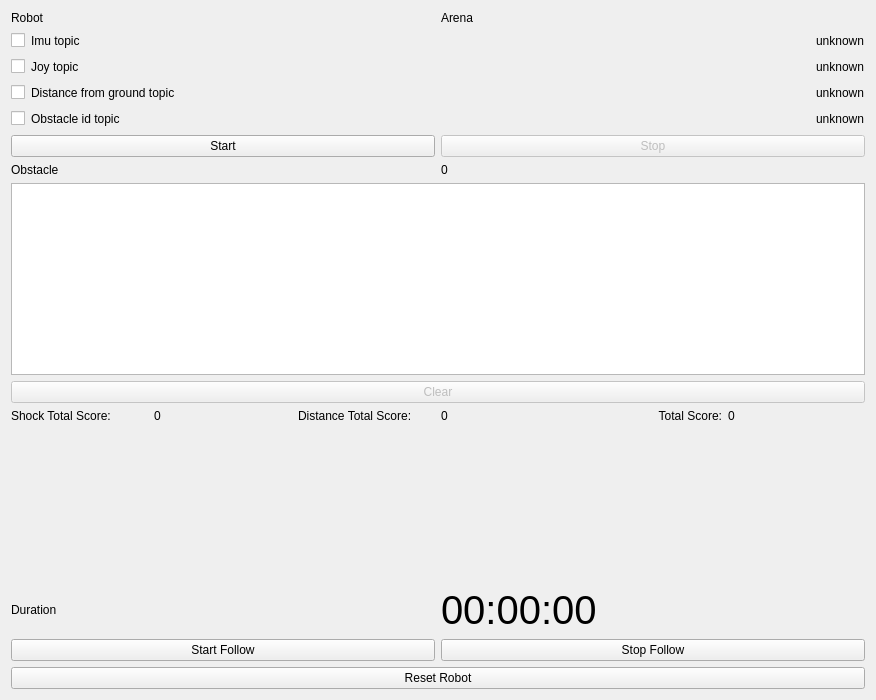
<?xml version="1.0" encoding="UTF-8"?>
<ui version="4.0">
 <class>RqtScore</class>
 <widget class="QWidget" name="RqtScore">
  <property name="enabled">
   <bool>true</bool>
  </property>
  <property name="geometry">
   <rect>
    <x>0</x>
    <y>0</y>
    <width>876</width>
    <height>700</height>
   </rect>
  </property>
  <property name="windowTitle">
   <string>Robot rodeo score</string>
  </property>
  <layout class="QVBoxLayout" name="verticalLayout" stretch="0,0,0,0,0,0,0,0,0,0">
   <item>
    <layout class="QHBoxLayout" name="horizontalLayout_3">
     <item>
      <layout class="QVBoxLayout" name="verticalLayout_2">
       <item>
        <layout class="QHBoxLayout" name="horizontalLayout_12">
         <item>
          <widget class="QLabel" name="robot_name_label">
           <property name="text">
            <string>Robot</string>
           </property>
          </widget>
         </item>
         <item>
          <widget class="QLabel" name="robot_name">
           <property name="text">
            <string/>
           </property>
          </widget>
         </item>
         <item>
          <widget class="QLabel" name="label_10">
           <property name="text">
            <string>Arena</string>
           </property>
          </widget>
         </item>
         <item>
          <widget class="QLabel" name="arena_name">
           <property name="text">
            <string/>
           </property>
          </widget>
         </item>
        </layout>
       </item>
       <item>
        <layout class="QHBoxLayout" name="horizontalLayout_2">
         <item>
          <widget class="QCheckBox" name="imu_topic_checkbox">
           <property name="enabled">
            <bool>true</bool>
           </property>
           <property name="styleSheet">
            <string notr="true"> color: black;</string>
           </property>
           <property name="text">
            <string/>
           </property>
           <property name="checkable">
            <bool>true</bool>
           </property>
           <property name="tristate">
            <bool>false</bool>
           </property>
          </widget>
         </item>
         <item>
          <widget class="QLabel" name="label">
           <property name="text">
            <string>Imu topic</string>
           </property>
          </widget>
         </item>
         <item>
          <spacer name="horizontalSpacer">
           <property name="orientation">
            <enum>Qt::Horizontal</enum>
           </property>
           <property name="sizeHint" stdset="0">
            <size>
             <width>40</width>
             <height>20</height>
            </size>
           </property>
          </spacer>
         </item>
         <item>
          <widget class="QLabel" name="imu_topic_name">
           <property name="text">
            <string>unknown</string>
           </property>
          </widget>
         </item>
        </layout>
       </item>
       <item>
        <layout class="QHBoxLayout" name="horizontalLayout_5">
         <item>
          <widget class="QCheckBox" name="joy_topic_checkbox">
           <property name="enabled">
            <bool>true</bool>
           </property>
           <property name="text">
            <string/>
           </property>
           <property name="checkable">
            <bool>true</bool>
           </property>
          </widget>
         </item>
         <item>
          <widget class="QLabel" name="label_5">
           <property name="text">
            <string>Joy topic</string>
           </property>
          </widget>
         </item>
         <item>
          <spacer name="horizontalSpacer_2">
           <property name="orientation">
            <enum>Qt::Horizontal</enum>
           </property>
           <property name="sizeHint" stdset="0">
            <size>
             <width>40</width>
             <height>20</height>
            </size>
           </property>
          </spacer>
         </item>
         <item>
          <widget class="QLabel" name="joy_topic_name">
           <property name="text">
            <string>unknown</string>
           </property>
          </widget>
         </item>
        </layout>
       </item>
       <item>
        <layout class="QHBoxLayout" name="horizontalLayout_6">
         <item>
          <widget class="QCheckBox" name="distance_from_ground_topic_checkbox">
           <property name="enabled">
            <bool>true</bool>
           </property>
           <property name="text">
            <string/>
           </property>
           <property name="checkable">
            <bool>true</bool>
           </property>
          </widget>
         </item>
         <item>
          <widget class="QLabel" name="label_6">
           <property name="text">
            <string>Distance from ground topic</string>
           </property>
          </widget>
         </item>
         <item>
          <spacer name="horizontalSpacer_3">
           <property name="orientation">
            <enum>Qt::Horizontal</enum>
           </property>
           <property name="sizeHint" stdset="0">
            <size>
             <width>40</width>
             <height>20</height>
            </size>
           </property>
          </spacer>
         </item>
         <item>
          <widget class="QLabel" name="distancew_from_ground_topic_name">
           <property name="text">
            <string>unknown</string>
           </property>
          </widget>
         </item>
        </layout>
       </item>
       <item>
        <layout class="QHBoxLayout" name="horizontalLayout_7">
         <item>
          <widget class="QCheckBox" name="obstacle_id_topic_checkbox">
           <property name="enabled">
            <bool>true</bool>
           </property>
           <property name="text">
            <string/>
           </property>
           <property name="checkable">
            <bool>true</bool>
           </property>
          </widget>
         </item>
         <item>
          <widget class="QLabel" name="label_7">
           <property name="text">
            <string>Obstacle id topic</string>
           </property>
          </widget>
         </item>
         <item>
          <spacer name="horizontalSpacer_4">
           <property name="orientation">
            <enum>Qt::Horizontal</enum>
           </property>
           <property name="sizeHint" stdset="0">
            <size>
             <width>40</width>
             <height>20</height>
            </size>
           </property>
          </spacer>
         </item>
         <item>
          <widget class="QLabel" name="obstacle_id_topic_name">
           <property name="text">
            <string>unknown</string>
           </property>
          </widget>
         </item>
        </layout>
       </item>
      </layout>
     </item>
    </layout>
   </item>
   <item>
    <layout class="QHBoxLayout" name="horizontalLayout" stretch="0,0">
     <item>
      <widget class="QPushButton" name="start_push_button">
       <property name="toolTip">
        <string>Start</string>
       </property>
       <property name="text">
        <string>Start</string>
       </property>
      </widget>
     </item>
     <item>
      <widget class="QPushButton" name="stop_push_button">
       <property name="enabled">
        <bool>false</bool>
       </property>
       <property name="text">
        <string>Stop</string>
       </property>
      </widget>
     </item>
    </layout>
   </item>
   <item>
    <layout class="QHBoxLayout" name="horizontalLayout_4">
     <item>
      <widget class="QLabel" name="label_3">
       <property name="text">
        <string>Obstacle</string>
       </property>
      </widget>
     </item>
     <item>
      <widget class="QLabel" name="label_4">
       <property name="text">
        <string>0</string>
       </property>
      </widget>
     </item>
    </layout>
   </item>
   <item>
    <widget class="QListView" name="obstacles_list">
     <property name="enabled">
      <bool>true</bool>
     </property>
     <property name="focusPolicy">
      <enum>Qt::NoFocus</enum>
     </property>
    </widget>
   </item>
   <item>
    <layout class="QHBoxLayout" name="horizontalLayout_10">
     <item>
      <widget class="QPushButton" name="clear_push_button">
       <property name="enabled">
        <bool>false</bool>
       </property>
       <property name="text">
        <string>Clear</string>
       </property>
      </widget>
     </item>
    </layout>
   </item>
   <item>
    <layout class="QHBoxLayout" name="horizontalLayout_11">
     <item>
      <widget class="QLabel" name="label_9">
       <property name="text">
        <string>Shock Total Score:</string>
       </property>
      </widget>
     </item>
     <item>
      <widget class="QLabel" name="shock_score">
       <property name="text">
        <string>0</string>
       </property>
      </widget>
     </item>
     <item>
      <widget class="QLabel" name="label_11">
       <property name="text">
        <string>Distance Total Score: </string>
       </property>
      </widget>
     </item>
     <item>
      <widget class="QLabel" name="distance_score">
       <property name="text">
        <string>0</string>
       </property>
      </widget>
     </item>
     <item>
      <widget class="QLabel" name="label_8">
       <property name="text">
        <string>Total Score:</string>
       </property>
       <property name="alignment">
        <set>Qt::AlignRight|Qt::AlignTrailing|Qt::AlignVCenter</set>
       </property>
      </widget>
     </item>
     <item>
      <widget class="QLabel" name="total_score">
       <property name="text">
        <string>0</string>
       </property>
       <property name="alignment">
        <set>Qt::AlignLeading|Qt::AlignLeft|Qt::AlignVCenter</set>
       </property>
      </widget>
     </item>
    </layout>
   </item>
   <item>
    <spacer name="verticalSpacer">
     <property name="orientation">
      <enum>Qt::Vertical</enum>
     </property>
     <property name="sizeHint" stdset="0">
      <size>
       <width>20</width>
       <height>40</height>
      </size>
     </property>
    </spacer>
   </item>
   <item>
    <layout class="QHBoxLayout" name="horizontalLayout_9">
     <item>
      <widget class="QLabel" name="label_2">
       <property name="text">
        <string>Duration</string>
       </property>
      </widget>
     </item>
     <item>
      <widget class="QLabel" name="experiment_duration_lable">
       <property name="font">
        <font>
         <pointsize>30</pointsize>
        </font>
       </property>
       <property name="text">
        <string>00:00:00</string>
       </property>
       <property name="textFormat">
        <enum>Qt::RichText</enum>
       </property>
      </widget>
     </item>
    </layout>
   </item>
   <item>
    <layout class="QHBoxLayout" name="horizontalLayout_8">
     <item>
      <widget class="QPushButton" name="start_follow_robot">
       <property name="text">
        <string>Start Follow</string>
       </property>
      </widget>
     </item>
     <item>
      <widget class="QPushButton" name="stop_follow_robot">
       <property name="text">
        <string>Stop Follow</string>
       </property>
      </widget>
     </item>
    </layout>
   </item>
   <item>
    <widget class="QPushButton" name="reset_robot_push_button">
     <property name="text">
      <string>Reset Robot</string>
     </property>
    </widget>
   </item>
  </layout>
 </widget>
 <resources/>
 <connections/>
</ui>
